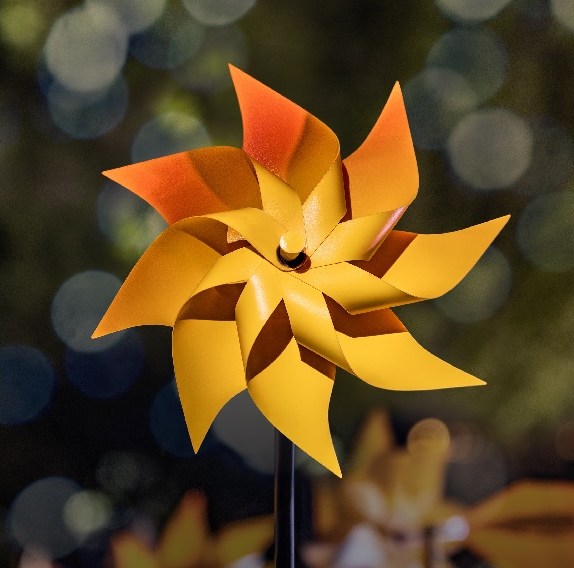
#> input picture f2.png, 574 x 568 px
$ jupyter execute 'IPLab11(Morphological Operations).ipynb'
#> lines starting #> are read from the running program, lines starting #| are printed output that depends on the picture; after the words box and inside, x2 and y2 are one past the last pixel; in counts of white or black regions, pixels touching at a corner belong together
# Importing necessary libraries & Input Images

[cell 1]
import cv2 as cv
import numpy as np
import matplotlib.pyplot as plt

[cell 2]
im2 = cv.imread('f2.png', 0)
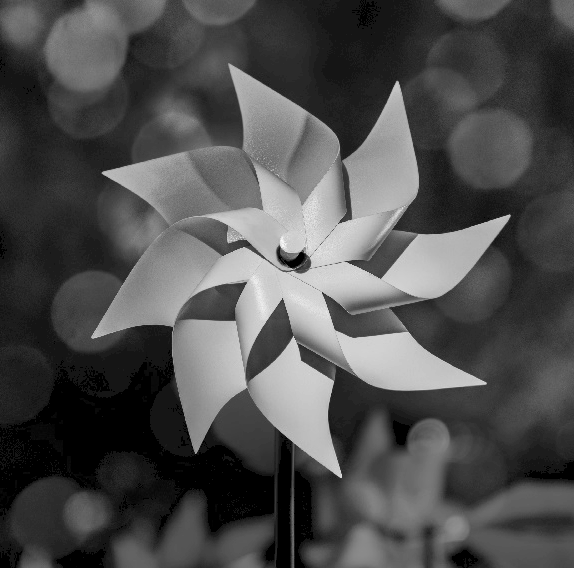
#> im2: shape (568, 574); min 0, max 250, mean 77.9
im = cv.imread('a.png', 0)
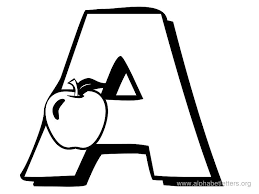
#> input picture a.png, 259 x 194 px
#> im is the input picture: shape (194, 259); min 0, max 255, mean 222.5

# 1. Dilation 2. Erosion 3. Opening 4. Closing

[cell 3]
kernel = np.ones((5,5), np.uint8)
img_erosion = cv.erode(im, kernel, iterations=1)
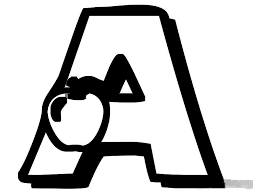
#> img_erosion: shape (194, 259); min 0, max 255, mean 198.7
img_dilation = cv.dilate(im, kernel, iterations=1)
img_opening = cv.morphologyEx(im, cv.MORPH_OPEN, kernel)
img_closing = cv.morphologyEx(im, cv.MORPH_CLOSE, kernel)

res = np.hstack([im, img_dilation, img_erosion, img_opening, img_closing])
f=plt.figure(figsize=(25,8))
plt.title('Original Image vs Dilation vs Erosion vs Opening vs Closing', fontsize=30, color='black', pad=20)
plt.imshow(res, cmap='gray')
plt.axis('off')
plt.show(block=True)

# 5. Boundary Detection

[cell 4]
Hkernal = np.array([[-1,-2,-1], [0,0,0], [1,2,1]])
Vkernal = np.array([[-1,0,1], [-2,0,2], [-1,0,1]])
robertH = cv.filter2D(src=im2, kernel=Hkernal, ddepth=-1)
robertV = cv.filter2D(src=im2, kernel=Vkernal, ddepth=-1)
robert = robertH + robertV
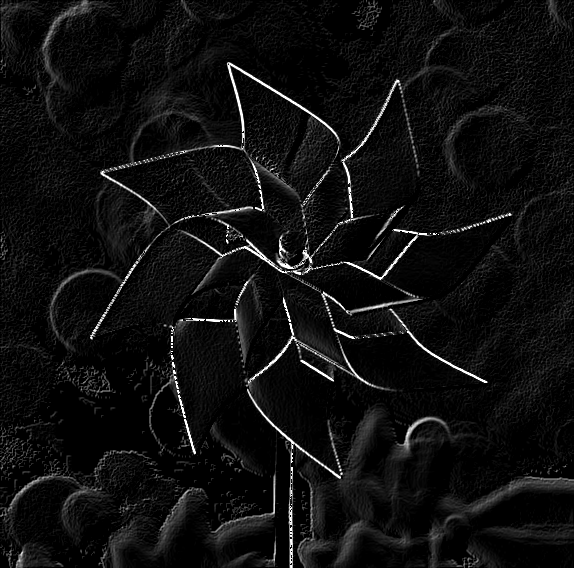
#> robert: shape (568, 574); min 0, max 255, mean 15.2

res = np.hstack([im2, robertH, robertV, robert])
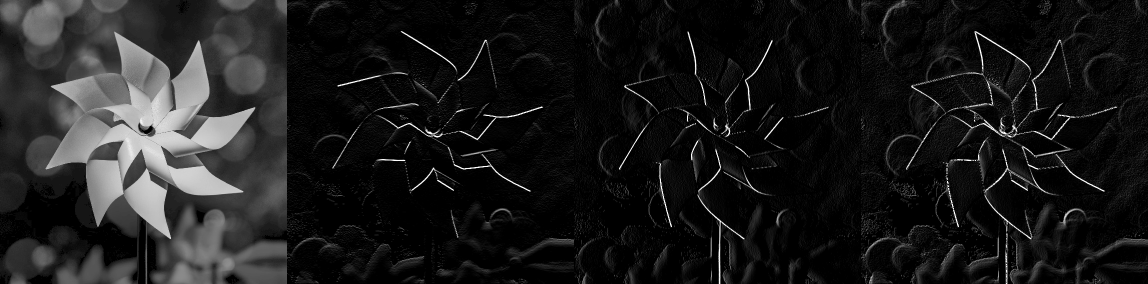
#> res: shape (568, 2296) (shown at 1/2 size); min 0, max 255, mean 27.4
f=plt.figure(figsize=(25,8))
plt.title('Original Image vs Horizontal vs Vertical vs Horizontal + Vertical', fontsize=30, color='black', pad=20)
plt.imshow(res)
plt.axis('off')
plt.show(block=True)

# 6. Region Filling

[cell 5]
from skimage.segmentation import flood_fill
mask = np.zeros([im.shape[0]+2, im.shape[1]+2, 1], np.uint8)
filled_image = flood_fill(im, (76, 76), 127)
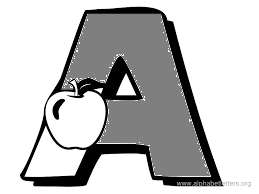
#> filled_image: shape (194, 259); min 0, max 255, mean 192.1

res = np.hstack([im, filled_image])
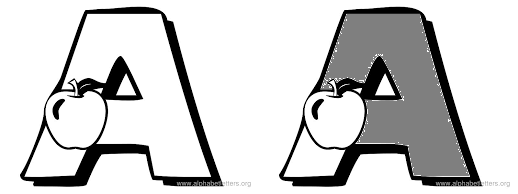
#> res: shape (194, 518); min 0, max 255, mean 207.3
f=plt.figure(figsize=(25,8))
plt.title('Original Image vs Filled Image', fontsize=30, color='black', pad=20)
plt.imshow(res, cmap='gray')
plt.axis('off')
plt.show(block=True)

# 7. Thinning 8. Thickening

[cell 6]
th = np.zeros(im.shape,dtype='uint8')
img_erosion = cv.erode(im, kernel, iterations=1)
opening = cv.morphologyEx(im, cv.MORPH_OPEN, kernel)
subset_img = img_erosion-opening
thin = cv.bitwise_or(subset_img, th)

img_dilation = cv.dilate(im, kernel, iterations=1)
closing = cv.morphologyEx(im, cv.MORPH_CLOSE, kernel)
subset_img2 = img_dilation-closing
thick = cv.bitwise_or(subset_img2, th)

res = np.hstack([im, thin, thick])
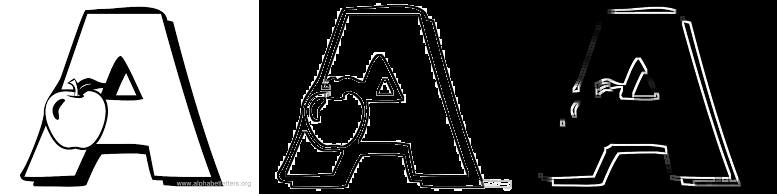
#> res: shape (194, 777); min 0, max 255, mean 83.9
f=plt.figure(figsize=(25,8))
plt.title('Original Image vs Thinning vs Thickening', fontsize=30, color='black', pad=20)
plt.imshow(res, cmap='gray')
plt.axis('off')
plt.show(block=True)

# 9. Convex Hul 10. Skeleton

[cell 7]
from skimage.morphology import skeletonize, convex_hull_image
from skimage.util import invert
from skimage import filters

image = invert(im)
chull = convex_hull_image(image)
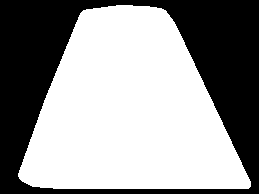
#> chull: shape (194, 259) bool; 59.1% white; 1 black region, box (x1, y1, x2, y2) and area: (0, 0, 259, 194) 20526

binary = image > filters.threshold_otsu(image)
#> binary: shape (194, 259) bool; 12.6% white; 3 white regions (1 under 20 px), largest, box (x1, y1, x2, y2) and area: (20, 7, 223, 187) 6216, (53, 99, 65, 120) 123
skeleton = skeletonize(binary)
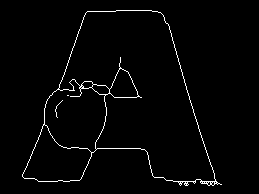
#> skeleton: shape (194, 259) bool; 2.1% white in thin lines or dots, all inside (x1, y1, x2, y2) = (22, 10, 222, 186)

f=plt.figure(figsize=(25,8))
f.add_subplot(1,3,1)
plt.title('Original Image', fontsize=30, color='black', pad=20)
plt.imshow(im,cmap='gray')
plt.axis('off')
f.add_subplot(1,3,2)
plt.title('Convex Hull', fontsize=30, color='black', pad=20)
plt.imshow(chull,cmap='gray')
plt.axis('off')
f.add_subplot(1,3,3)
plt.title('Skeleton', fontsize=30, color='black', pad=20)
plt.imshow(skeleton,cmap='gray')
plt.axis('off')
plt.show(block=True)
